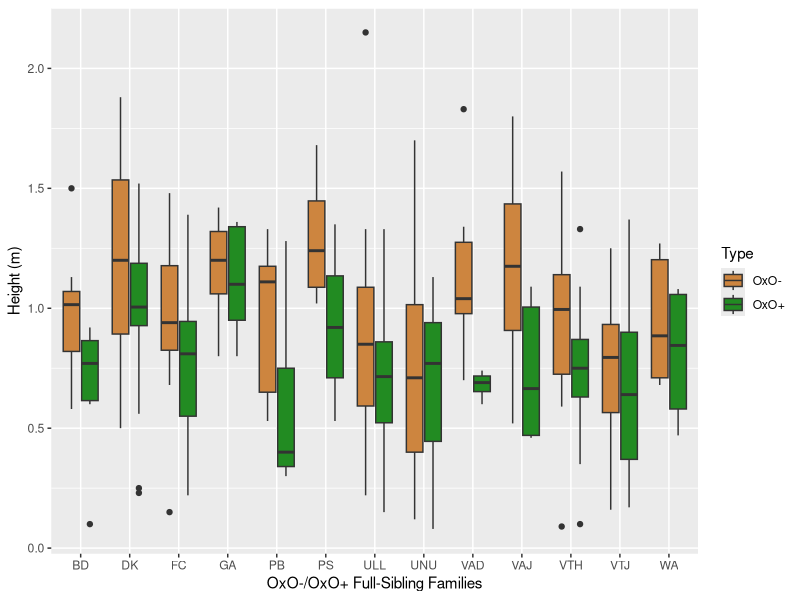
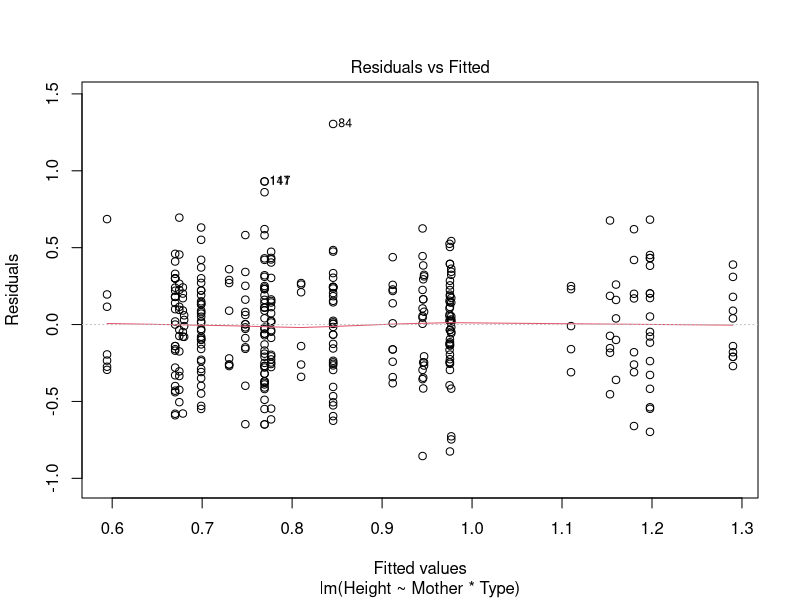
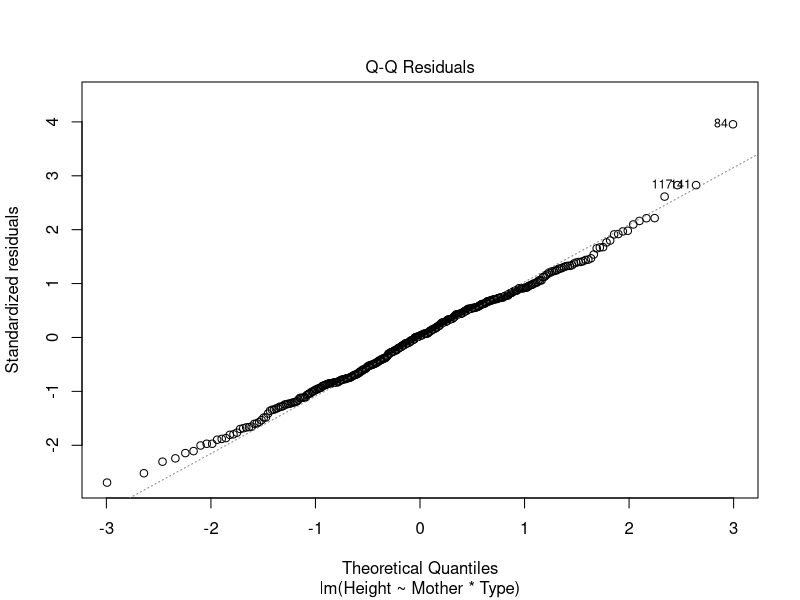
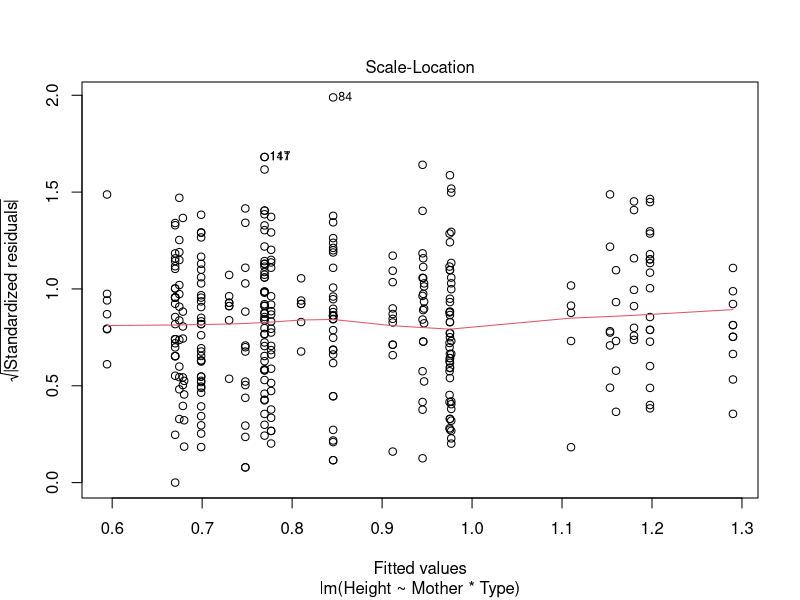
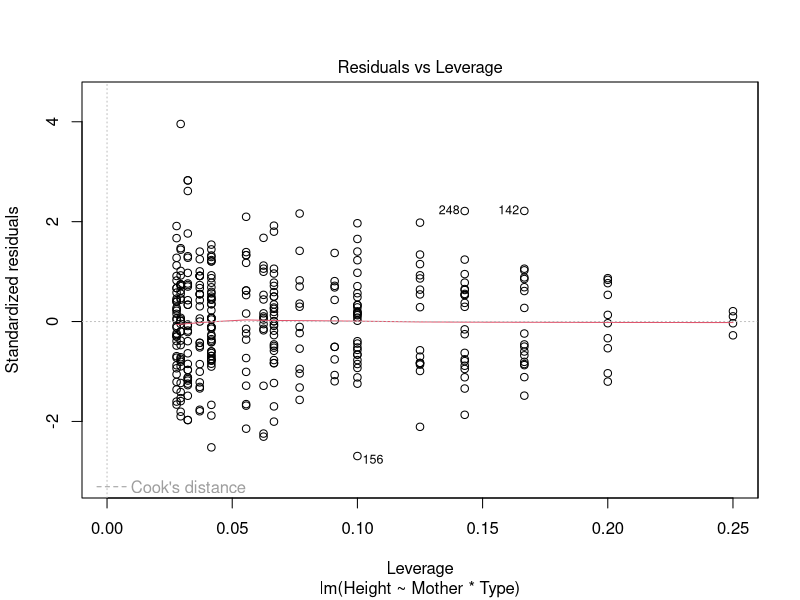

Source code (R) for these figures, in order:
library(dplyr)
library(ggplot2)
Transgen <- read.csv("CGarden_Transgen_121023.csv", as.is=F)
Transgen
Transgen$Mother <- factor(Transgen$Mother)
Transgen$Type <- factor(Transgen$Type,levels=c("OxO-","OxO+"))
Transgen <- subset(Transgen, Type %in% c("OxO-","OxO+"))
class(Transgen$Mother)
class(Transgen$Type)
levels(Transgen$Type)

# get rid of DC
Transgen2 <- subset(Transgen, Mother != "DC")
Transgen2$Mother <- droplevels(Transgen2$Mother)

ggplot(Transgen2, aes(x = Mother, y = Height, fill = Type))+
  geom_boxplot()+
  ylab("Height (m)")+
  xlab("OxO-/OxO+ Full-Sibling Families")+
  scale_fill_manual(values = c("tan3", "forestgreen"))



# simple statistical model
lm1 <- lm(Height~Mother*Type,data=Transgen2)
plot(lm1) # assess assumptions
anova(lm1) # main effects of Mother and Type, no interaction
summary(lm1)

getwd()


# note OxO+ lower value (negative number)
# note ANOVA table

summary(filter(Transgen2, Type == "OxO-")$Height)
summary(filter(Transgen2, Type == "OxO+")$Height)

Neg <- mean(filter(Transgen2, Type == "OxO-")$Height, na.rm = TRUE)
Pos <- mean(filter(Transgen2, Type == "OxO+")$Height, na.rm = TRUE)

Neg - Pos
